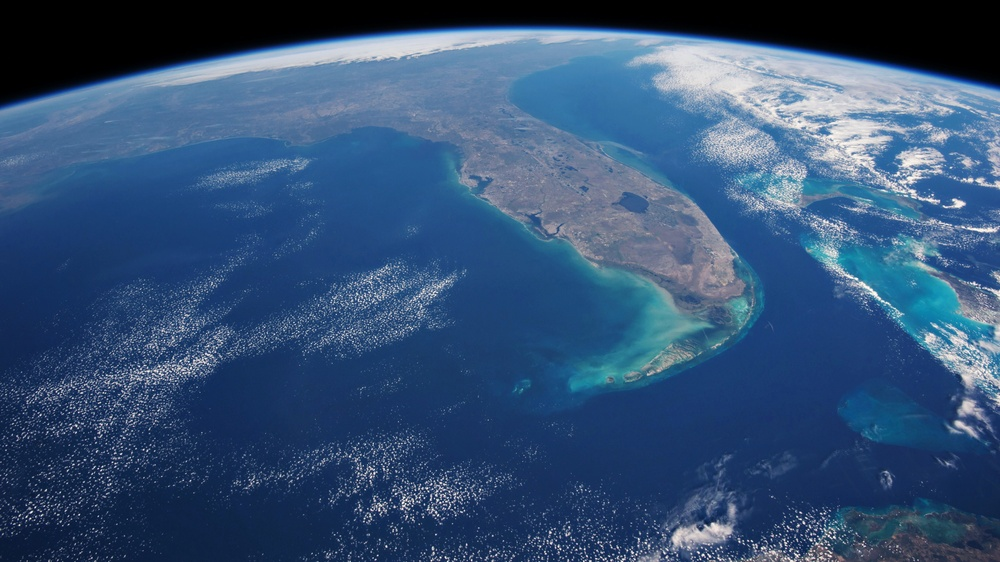
#> input picture data/florida_from_space_hd_wallpaper.jpg, 1000 x 562 px, shrunk from 4928 x 2772 before the run, given as the content of the folder data/florida_from_space_hd_wallpaper.jpg, which was not available
$ python index.py -data data/florida_from_space_hd_wallpaper.jpg
#> lines starting #> are read from the running program, lines starting #| are printed output that depends on the picture; pictures that were not available may be replaced by others from this repository, and a replacement may not be noted
### core.py
import cv2
import sys
import numpy as np
import glob
import itertools
from sklearn.cluster import KMeans
from sklearn.neighbors import BallTree
import pickle


def extract(imagePath):
  print "Extracting VLAD from: ", imagePath
  # SIFT Feature Extraction
  image = cv2.imread(imagePath)
#> image is the input picture: shape (562, 1000, 3); mean B, G, R 118.2, 82.1, 53.2
  gray = cv2.cvtColor(image, cv2.COLOR_BGR2GRAY)
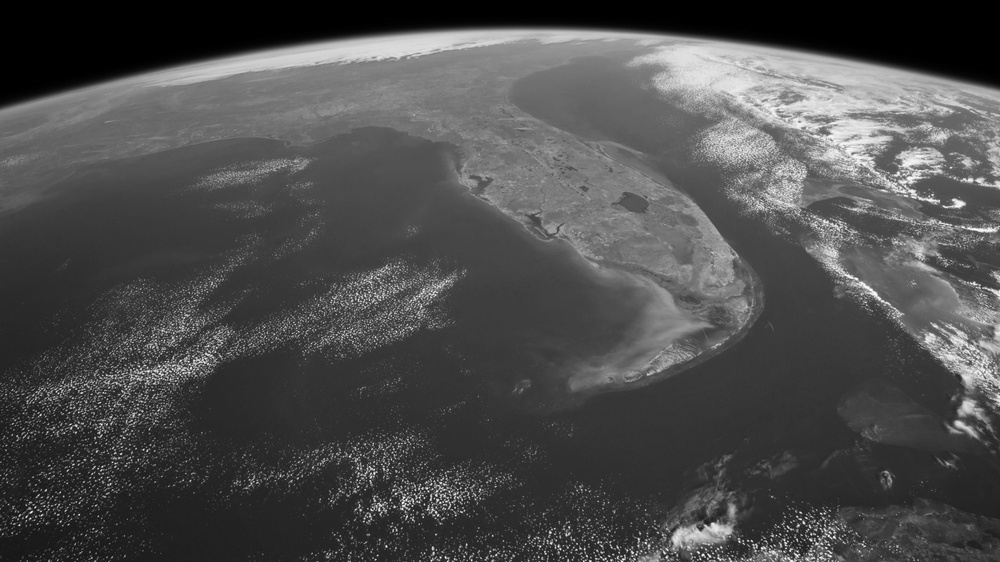
#> gray: shape (562, 1000); min 0, max 255, mean 77.6
  sift = cv2.xfeatures2d.SIFT_create()
  (kps, siftDescriptors) = sift.detectAndCompute(gray, None)
#> kps = 1959 keypoints; strongest (x, y, size): (433, 548, 2), (959, 204, 6.5), (856, 279, 1.9), (697, 66, 47.4)

  # As per the "All about VLAD" paper, 64 clusters seemed to be a good parameter to start
  est = kMeans(siftDescriptors, 64)
#> in kMeans, `est = KMeans(n_clusters=k,init='k-means++',tol=0.0001,verbose=0).fit(t..`:
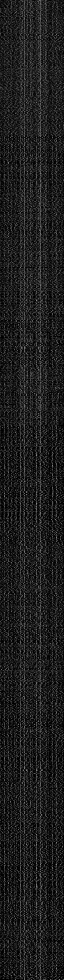
#> trainingDescriptors: shape (1959, 128) float32 (shown at 1/2 size); min 0, max 223, mean 29.4

  # get the basics for residulas to generate the vlad features
  predictedLables = est.predict(siftDescriptors)
#> predictedLables = 1959 values, max 63 at index 68, min 0 at index 89, mean 31.34
  centers = est.cluster_centers_
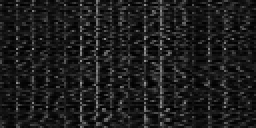
#> centers: shape (64, 128) float32 (shown 2 times larger); min 0.259, max 153.4, mean 29.2
  lables = est.labels_
#> lables has the same summary as predictedLables
  k = est.n_clusters
#> k = 64

  # The vlad feature vector shape is number of clusteres X sift feature second dimension
  vlad = np.zeros([k, siftDescriptors.shape[1]])
  # Iterate through each cluster
  for i in range(k):
     # if ther is a match in the cluster
    if np.sum(predictedLables==i) > 0:
      # add the residual (the difference from match to the center of the cluster)
      residual = siftDescriptors[predictedLables==i,:]-centers[i]
      vlad[i] = np.sum(residual, axis=0)
#> this loop made 64 passes
#> pass 1, in extract, `residual = siftDescriptors[predictedLables==i,:]-centers[i]`:
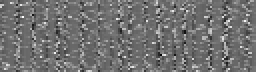
#> residual: shape (36, 128) float32 (shown 2 times larger); min -97.83, max 122.1, mean 0; drawn with min black and max white
#> pass 2, in extract, `residual = siftDescriptors[predictedLables==i,:]-centers[i]`:
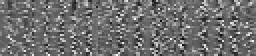
#> residual: shape (28, 128) float32 (shown 2 times larger); min -76.46, max 98.89, mean 0; drawn with min black and max white
#> pass 3, in extract, `residual = siftDescriptors[predictedLables==i,:]-centers[i]`:
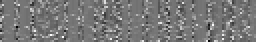
#> residual: shape (21, 128) float32 (shown 2 times larger); min -106.9, max 120.3, mean 0; drawn with min black and max white
#> after the loop:
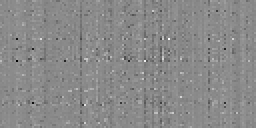
#> vlad: shape (64, 128) float64 (shown 2 times larger); min -0.00203, max 0.00171, mean -7.37e-06; drawn with min black and max white

  # Before normalization check to assert proper shape
  if not (vlad.shape == (k, 128)):
    raise AssertionError()

  # Do a L2 normalization on the feature vector
  vlad = vlad.flatten()
#> vlad = 8192 values, max 0.00171 at index 2516, min -0.00203 at index 3848, mean -7.37e-06
  vlad = vlad/np.sqrt(np.dot(vlad,vlad))
#> vlad = 8192 values, max 0.111 at index 2516, min -0.132 at index 3848, mean -0.000478

  return vlad

def kMeans(trainingDescriptors, k):
  est = KMeans(n_clusters=k,init='k-means++',tol=0.0001,verbose=0).fit(trainingDescriptors)
  return est

### index.py
import glob
import pickle
from sklearn.neighbors import BallTree
import argparse
from core import extract


def index(dataPath):
  vladDescriptors = list()
  imageIDs = list()

  for imagePath in glob.glob(dataPath+"/*.jpg"):
    vlad = extract(imagePath)

    vladDescriptors.append(vlad)
    imageIDs.append(imagePath)

    # Save the vlad descriptors
    with open("kvd.pickle", "wb") as f:
      pickle.dump([imageIDs, vladDescriptors], f)

    # Ball tree algorithm in order to organize the vlad descriptors for query purposes
    # TODO: play with different leaf_size
    tree = BallTree(vladDescriptors, leaf_size=10)
    # Save the index
    with open("index.pickle", "wb") as f:
      pickle.dump([imageIDs, tree], f)

ap = argparse.ArgumentParser()
ap.add_argument("-data", required=True, help="Path to the data set to be indexed")
args = vars(ap.parse_args())
dataPath = args["data"]
index(dataPath)
